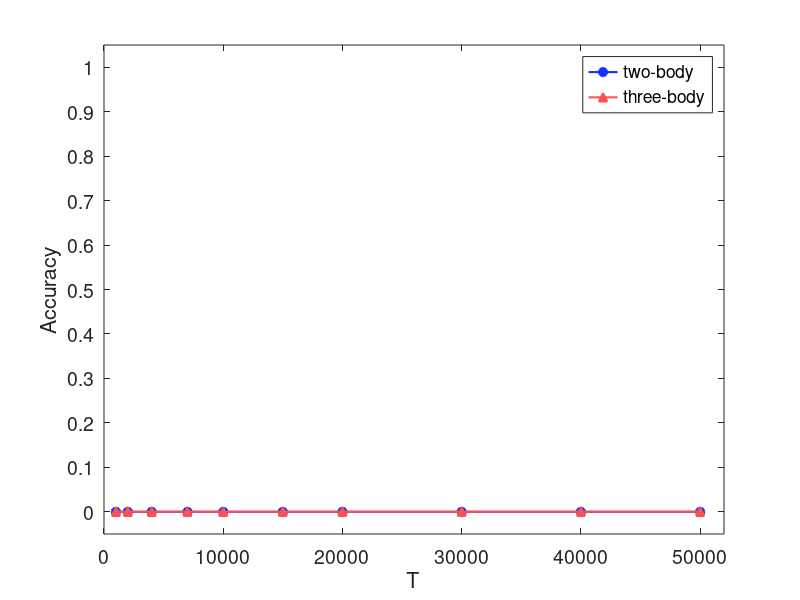
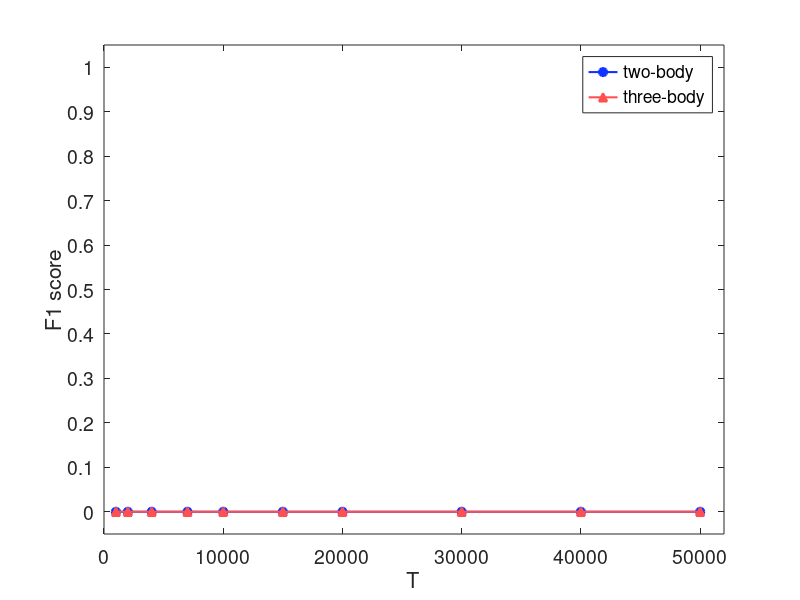

MATLAB code for these plots, in order:
clear,clc;

%%
pathname1 = '.\matData\';  % 单纯复形
pathname3 = '.\RematData\';

pathname2 = '.\matData2\';  % 超图
pathname4 = '.\RematData2\';

% 获取指定文件夹下的所有 .mat 文件
files = dir(fullfile(pathname1, '*.mat'));
% 提取文件名
fileNames = {files.name};
networkType = 'ER';  % 选定网络类型
Lambda = 1e-3;  % lasso parameter
Timespan = [1000, 2000, 4000, 7000, 10000, 15000, 20000, 30000, 40000, 50000];

%% Reconstruction Network
for i = 1:length(fileNames)
    filename = fileNames{i};

    result = strsplit(filename, '_');
    % Extraction networks parameters
    numbers = regexp(result{3}, '\d+', 'match');
    nNodes = str2double(numbers);
    %numbers = regexp(result{5}, '\d+', 'match');
    %kB = str2double(numbers);

    %matches = regexp(filename, 'm(\d+)', 'tokens');
    %numbers = cellfun(@(x) str2double(x{1}), matches); % 将捕获的数字字符串转换为数值
    %if startsWith(filename, networkType) && endsWith(filename, strcat(num2str(numTriangles), '.mat'))
    if startsWith(filename, networkType) && nNodes==100
        disp(filename)
        load(strcat(pathname1, filename));
        %[ori_A_adj, P3_tensor] = Reconstruction_TS(UAU_state_nodes, SIS_state_nodes, Lambda);
        %[ori_A_adj, P3_tensor] = Reconstruction_TS_GPU(UAU_state_nodes, SIS_state_nodes);
        %[ori_A_adj, P3_tensor] = Reconstruction_TStaylor2_GPUUUU(UAU_state_nodes, SIS_state_nodes);
        [ori_A_adj, P3_tensor] = Reconstruction_TStaylor6_GPU(UAU_state_nodes, SIS_state_nodes);
        save(strcat(pathname3, 'TSL', num2str(Lambda), '_', filename), 'A1', 'A2', 'B', 'ori_A_adj', 'P3_tensor');
    end
end

%% Evaluation Indicators Calculation
files2 = dir(fullfile(pathname3, '*.mat'));  % 获取指定文件夹下的所有 .mat 文件
fileNames2 = {files2.name};  % 提取文件名

ACC_two_body = zeros(length(Timespan), 2);
ACC_three_body = zeros(length(Timespan), 2);
F1_two_body = zeros(length(Timespan), 2);
F1_three_body = zeros(length(Timespan), 2);
k=1;
for i = 1:length(fileNames2)
    filename = fileNames2{i};
    result = strsplit(filename, '_');
    % Extraction networks parameters
    numbers = regexp(result{5}, '\d+', 'match');
    kA = str2double(numbers);
    numbers = regexp(result{6}, '\d+', 'match');
    kB = str2double(numbers);
    
    if startsWith(filename, strcat('L', num2str(Lambda), '_', networkType)) && kA==4 && kB==4 && endsWith(filename, strcat(num2str(numTriangles), '.mat'))
        disp(filename)
        
        matches = regexp(filename, 'm(\d+)', 'tokens');
        numbers = cellfun(@(x) str2double(x{1}), matches); % 将捕获的数字字符串转换为数值

        load(strcat(pathname3, filename));
        P3_tensor = -P3_tensor; % 重构结果由负变正
        ori_A_adj = -ori_A_adj; % 重构结果由负变正
        [ori_A_bin, triangles_pred] = truncation(ori_A_adj, P3_tensor);
        %[ori_A_bin, triangles_pred] = truncation_bayes(ori_A_adj, P3_tensor, A1, A2);
        [ACC, F1, ACC_tri, F1_tri] = EvaluationIndicators_Cal2(A1, A2, ori_A_bin, triangles_pred);
        %[ACC, F1, ACC_tri, F1_tri] = EvaluationIndicators_Cal3(A1, A2, ori_A_adj, P3_tensor);
        ACC_two_body(k, :) = [numbers, ACC]; ACC_three_body(k, :) = [numbers, ACC_tri];
        F1_two_body(k, :) = [numbers, F1]; F1_three_body(k, :) = [numbers, F1_tri];
        k = k+1;
    end
end
ACC_two_body = sortrows(ACC_two_body, 1);
ACC_three_body = sortrows(ACC_three_body, 1);
F1_two_body = sortrows(F1_two_body, 1);
F1_three_body = sortrows(F1_three_body, 1);

%% Figures
color_two_body = [15/255, 52/255, 255/255]; % 自定义二体：蓝色
color_three_body = [255/255, 80/255, 80/255]; % 自定义三体：红色

% ACC
figure;
plot(Timespan, ACC_two_body(:,2), 'o-', 'LineWidth', 1.5, 'MarkerFaceColor', color_two_body, 'Color', color_two_body);
hold on;
plot(Timespan, ACC_three_body(:,2), '^-', 'LineWidth', 1.5, 'MarkerFaceColor', color_three_body, 'Color', color_three_body);

% 添加图例和图表标题，使用 'Location' 选项自动放置图例，避免遮挡数据点
legend('two-body', 'three-body', 'Location', 'best', 'FontSize', 14);
xlabel('T', 'FontSize', 20);
ylabel('Accuracy', 'FontSize', 20);

% 设置坐标轴范围，使其比数据的最大值大一点
xlim([0 max(Timespan) + 2000]); % 横坐标留出更多空间
ylim([-0.05 1.05]); % 纵坐标留出更多空间

% 设置纵坐标的刻度间隔为0.1
yticks(0:0.1:1);

% 设置坐标轴上刻度标签的字号
set(gca, 'FontSize', 14);


% F1
figure;
plot(Timespan, F1_two_body(:,2), 'o-', 'LineWidth', 1.5, 'MarkerFaceColor', color_two_body, 'Color', color_two_body);
hold on;
plot(Timespan, F1_three_body(:,2), '^-', 'LineWidth', 1.5, 'MarkerFaceColor', color_three_body, 'Color', color_three_body);

% 添加图例和图表标题，使用 'Location' 选项自动放置图例，避免遮挡数据点
legend('two-body', 'three-body', 'Location', 'best', 'FontSize', 14);
xlabel('T', 'FontSize', 20);
ylabel('F1 score', 'FontSize', 20);

% 设置坐标轴范围，使其比数据的最大值大一点
xlim([0 max(Timespan) + 2000]); % 横坐标留出更多空间
ylim([-0.05 1.05]); % 纵坐标留出更多空间

% 设置纵坐标的刻度间隔为0.1
yticks(0:0.1:1);

% 设置坐标轴上刻度标签的字号
set(gca, 'FontSize', 14);
